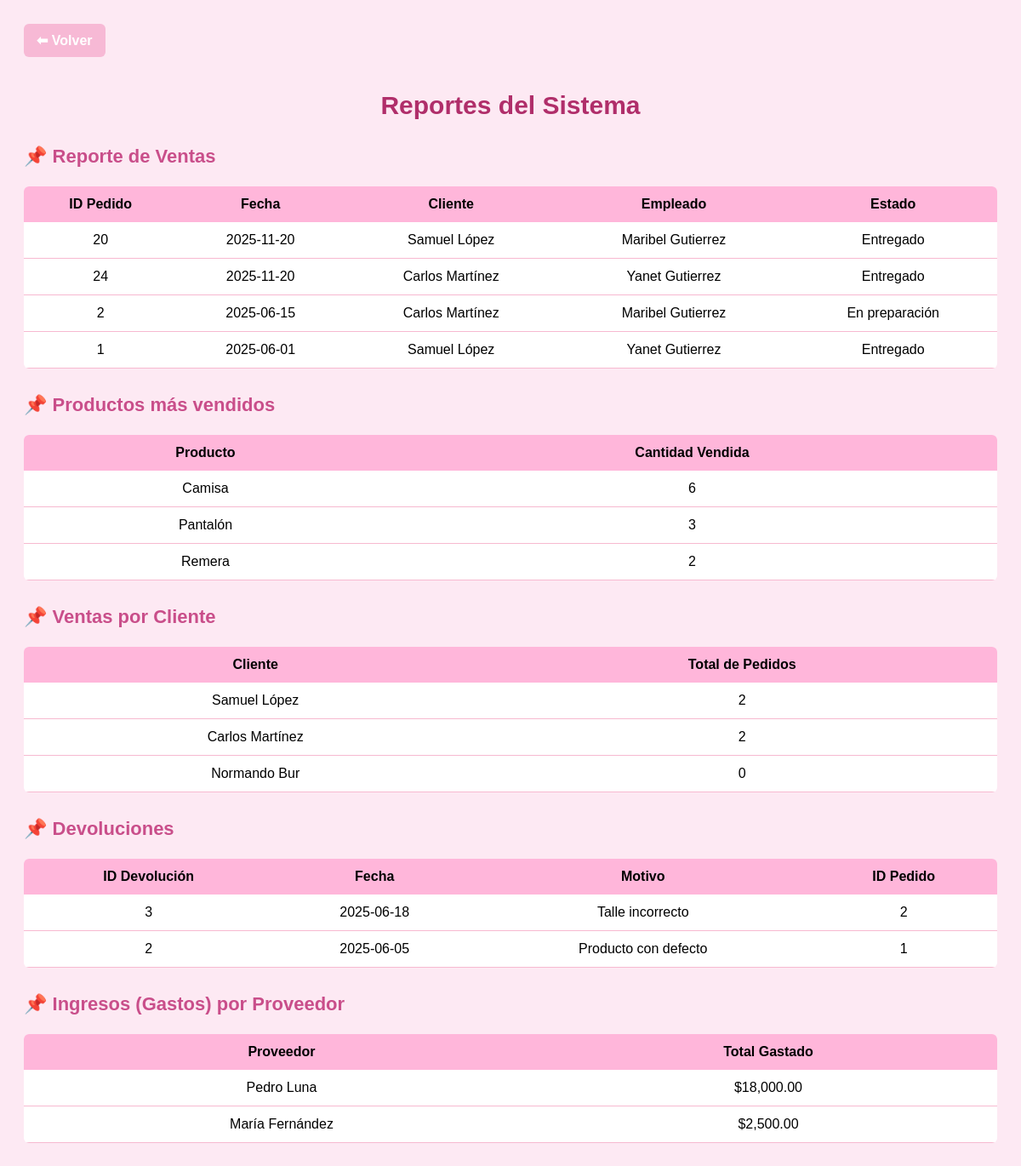
The app's page /reportes.php with its own data.
### tables this page shows
CREATE TABLE `pedidos` (
  `pedido_id` int NOT NULL AUTO_INCREMENT,
  `cli_id` int NOT NULL,
  `emp_id` int NOT NULL,
  `pedido_fecha` date NOT NULL,
  `pedido_estado` varchar(45) NOT NULL,
  PRIMARY KEY (`pedido_id`,`cli_id`,`emp_id`),
  UNIQUE KEY `idPedidos_UNIQUE` (`pedido_id`),
  KEY `fk_pedidos_clientes_idx` (`cli_id`),
  KEY `fk_pedidos_empleados1_idx` (`emp_id`),
  CONSTRAINT `fk_pedidos_clientes` FOREIGN KEY (`cli_id`) REFERENCES `clientes` (`cli_id`),
  CONSTRAINT `fk_pedidos_empleados1` FOREIGN KEY (`emp_id`) REFERENCES `empleados` (`emp_id`)
);

CREATE TABLE `clientes` (
  `cli_id` int NOT NULL AUTO_INCREMENT,
  `cli_nombre` varchar(45) NOT NULL,
  `cli_apellido` varchar(45) NOT NULL,
  `cli_tel` varchar(45) NOT NULL,
  `cli_domicilio` varchar(50) NOT NULL,
  `cli_email` varchar(50) NOT NULL,
  PRIMARY KEY (`cli_id`),
  UNIQUE KEY `idClientes_UNIQUE` (`cli_id`)
);

CREATE TABLE `empleados` (
  `emp_id` int NOT NULL AUTO_INCREMENT,
  `fun_id` int NOT NULL,
  `emp_nombre` varchar(45) NOT NULL,
  `emp_apellido` varchar(45) NOT NULL,
  `emp_usuario` varchar(45) NOT NULL,
  `emp_contrasenia` varchar(45) NOT NULL,
  `emp_telefono` varchar(45) NOT NULL,
  `emp_sueldo` decimal(10,2) NOT NULL,
  PRIMARY KEY (`emp_id`,`fun_id`),
  UNIQUE KEY `idnew_table_UNIQUE` (`emp_id`),
  KEY `fk_empleados_funciones1_idx` (`fun_id`),
  CONSTRAINT `fk_empleados_funciones1` FOREIGN KEY (`fun_id`) REFERENCES `funciones` (`fun_id`)
);

CREATE TABLE `devoluciones` (
  `dev_id` int NOT NULL AUTO_INCREMENT,
  `pedido_id` int NOT NULL,
  `dev_fecha` date NOT NULL,
  `dev_plazo` varchar(45) NOT NULL,
  `dev_motivo` varchar(45) NOT NULL,
  PRIMARY KEY (`dev_id`,`pedido_id`),
  UNIQUE KEY `idDevoluciones_UNIQUE` (`dev_id`),
  KEY `fk_devoluciones_pedidos1_idx` (`pedido_id`),
  CONSTRAINT `fk_devoluciones_pedidos1` FOREIGN KEY (`pedido_id`) REFERENCES `pedidos` (`pedido_id`)
);

### reportes.php (the view, shortened to what this page needs)
<?php
include("conexion.php");
$ventasQuery = mysqli_query($conexion, "
    SELECT p.pedido_id, p.pedido_fecha, p.pedido_estado,
           c.cli_nombre, c.cli_apellido,
           e.emp_nombre, e.emp_apellido
    FROM pedidos p
    INNER JOIN clientes c ON p.cli_id = c.cli_id
    INNER JOIN empleados e ON p.emp_id = e.emp_id
    ORDER BY p.pedido_fecha DESC
");
$productosQuery = mysqli_query($conexion, "
    SELECT pr.prod_nombre, SUM(dv.cantidad) AS total_vendidos
    FROM detalledeventas dv
    INNER JOIN productos pr ON dv.prod_id = pr.prod_id
    GROUP BY pr.prod_id
    ORDER BY total_vendidos DESC
");
$ventasClientesQuery = mysqli_query($conexion, "
    SELECT c.cli_nombre, c.cli_apellido, COUNT(p.pedido_id) AS total_pedidos
    FROM clientes c
    LEFT JOIN pedidos p ON c.cli_id = p.cli_id
    GROUP BY c.cli_id
    ORDER BY total_pedidos DESC
");
$devolucionesQuery = mysqli_query($conexion, "
    SELECT d.dev_id, d.dev_fecha, d.dev_motivo, p.pedido_id
    FROM devoluciones d
    INNER JOIN pedidos p ON d.pedido_id = p.pedido_id
    ORDER BY d.dev_fecha DESC
");
$ingresosQuery = mysqli_query($conexion, "
    SELECT pr.prov_nombre, pr.prov_apellido,
           SUM(i.ing_precio) AS total_gastado
    FROM ingresos i
    INNER JOIN proveedores pr ON i.prov_id = pr.prov_id
    GROUP BY pr.prov_id
    ORDER BY total_gastado DESC
");
?>
<!DOCTYPE html>
<html lang="es">
<head>
    <link rel="stylesheet" href="css/reportes.css">
</head>
<body>
<a href="panel.php" class="btnVolver">⬅ Volver</a>
<h2 class="titulo">Reportes del Sistema</h2>
<h3 class="subtitulo">📌 Reporte de Ventas</h3>
<table>
    <tr>
        <th>ID Pedido</th>
        <th>Fecha</th>
        <th>Cliente</th>
        <th>Empleado</th>
        <th>Estado</th>
    </tr>
    <?php while ($row = mysqli_fetch_assoc($ventasQuery)): ?>
    <tr>
        <td><?= $row['pedido_id'] ?></td>
        <td><?= $row['pedido_fecha'] ?></td>
        <td><?= $row['cli_nombre'] . " " . $row['cli_apellido'] ?></td>
        <td><?= $row['emp_nombre'] . " " . $row['emp_apellido'] ?></td>
        <td><?= $row['pedido_estado'] ?></td>
    </tr>
    <?php endwhile; ?>
</table>
<h3 class="subtitulo">📌 Productos más vendidos</h3>
<table>
    <tr>
        <th>Producto</th>
        <th>Cantidad Vendida</th>
    </tr>
    <?php while ($row = mysqli_fetch_assoc($productosQuery)): ?>
    <tr>
        <td><?= $row['prod_nombre'] ?></td>
        <td><?= $row['total_vendidos'] ?></td>
    </tr>
    <?php endwhile; ?>
</table>
<h3 class="subtitulo">📌 Ventas por Cliente</h3>
<table>
    <tr>
        <th>Cliente</th>
        <th>Total de Pedidos</th>
    </tr>
    <?php while ($row = mysqli_fetch_assoc($ventasClientesQuery)): ?>
    <tr>
        <td><?= $row['cli_nombre'] . " " . $row['cli_apellido'] ?></td>
        <td><?= $row['total_pedidos'] ?></td>
    </tr>
    <?php endwhile; ?>
</table>
<h3 class="subtitulo">📌 Devoluciones</h3>
<table>
    <tr>
        <th>ID Devolución</th>
        <th>Fecha</th>
        <th>Motivo</th>
        <th>ID Pedido</th>
    </tr>
    <?php while ($row = mysqli_fetch_assoc($devolucionesQuery)): ?>
    <tr>
        <td><?= $row['dev_id'] ?></td>
        <td><?= $row['dev_fecha'] ?></td>
        <td><?= $row['dev_motivo'] ?></td>
        <td><?= $row['pedido_id'] ?></td>
    </tr>
    <?php endwhile; ?>
</table>
<h3 class="subtitulo">📌 Ingresos (Gastos) por Proveedor</h3>
<table>
    <tr>
        <th>Proveedor</th>
        <th>Total Gastado</th>
    </tr>
    <?php while ($row = mysqli_fetch_assoc($ingresosQuery)): ?>
    <tr>
        <td><?= $row['prov_nombre'] . " " . $row['prov_apellido'] ?></td>
        <td>$<?= number_format($row['total_gastado'], 2) ?></td>
    </tr>
    <?php endwhile; ?>
</table>
</body>
</html>

### css/reportes.css (style rules this page uses)
body { font-family: Arial; background: #fde9f3; padding: 20px; }
.btnVolver { display: inline-block; padding: 10px 15px; background: #f7b9d5; color: #ffffff; text-decoration: none; font-weight: bold; border-radius: 6px; margin-bottom: 15px; transition: 0.3s ease; }
.titulo { text-align: center; font-size: 30px; color: #b02e6a; margin-bottom: 30px; }
.subtitulo { margin-top: 30px; color: #c94e8a; font-size: 22px; }
table { width: 100%; border-collapse: collapse; background: white; margin-top: 15px; border-radius: 6px; overflow: hidden; }
th { background: #ffb6da; padding: 12px; }
td { padding: 12px; text-align: center; border-bottom: 1px solid #f7b9d0; }

### records on screen
pedidos: pedido "20", pedido_fecha "2025-11-20", cli.cli_nombre "Samuel", cli.cli_apellido "López", empleados.emp_nombre "Maribel", empleados.emp_apellido "Gutierrez", pedido_estado "Entregado"
pedidos: pedido "24", pedido_fecha "2025-11-20", cli.cli_nombre "Carlos", cli.cli_apellido "Martínez", empleados.emp_nombre "Yanet", empleados.emp_apellido "Gutierrez", pedido_estado "Entregado"
pedidos: pedido "2", pedido_fecha "2025-06-15", cli.cli_nombre "Carlos", cli.cli_apellido "Martínez", empleados.emp_nombre "Maribel", empleados.emp_apellido "Gutierrez", pedido_estado "En preparación"
pedidos: pedido "1", pedido_fecha "2025-06-01", cli.cli_nombre "Samuel", cli.cli_apellido "López", empleados.emp_nombre "Yanet", empleados.emp_apellido "Gutierrez", pedido_estado "Entregado"
devoluciones: dev "3", dev_fecha "2025-06-18", dev_motivo "Talle incorrecto", pedidos.pedido_id "2"
devoluciones: dev "2", dev_fecha "2025-06-05", dev_motivo "Producto con defecto", pedidos.pedido_id "1"

### other values on screen
$row['prod_nombre'] "Camisa"
$row['total_vendidos'] "6"
$row['prod_nombre'] "Pantalón"
$row['total_vendidos'] "3"
$row['prod_nombre'] "Remera"
$row['total_vendidos'] "2"
$row['cli_nombre'] "Samuel"
$row['cli_apellido'] "López"
$row['total_pedidos'] "2"
$row['cli_nombre'] "Carlos"
$row['cli_apellido'] "Martínez"
$row['cli_nombre'] "Normando"
$row['cli_apellido'] "Bur"
$row['total_pedidos'] "0"
$row['prov_nombre'] "Pedro"
